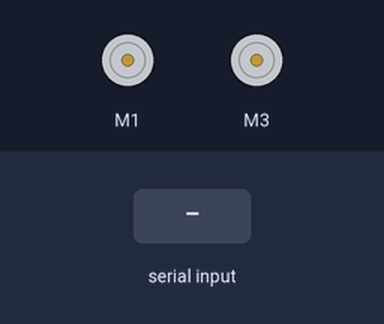
This sketch was run on a simulated Arduino Uno, built with avr-gcc and run on an emulated ATmega328P. On the bench: 2 × DC motor (green arrow = forward, orange = backward, longer = faster). The test bench sets the inputs (shaded band). What the sketch prints to the serial monitor is not drawn.

Above: at 1.2 s.
1.3 s: "g" received over the second serial link
At 2.5 s:
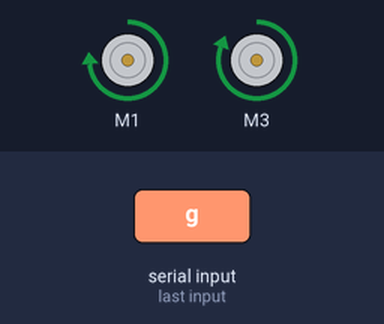
2.8 s: "b" received over the second serial link
At 3.7 s:
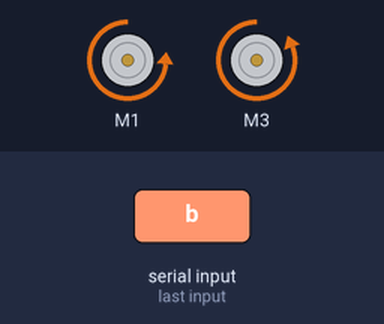
4.3 s: "l" received over the second serial link
At 4.9 s:
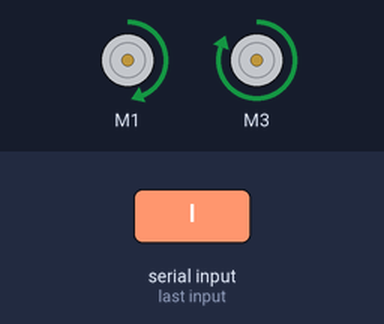
5.8 s: "r" received over the second serial link
At 7.0 s:
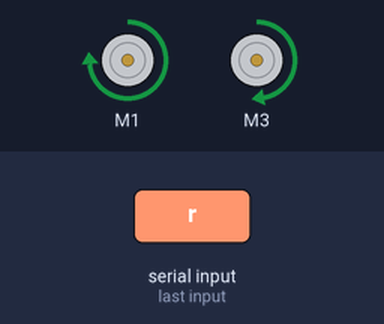
7.3 s: "q" received over the second serial link
At 8.3 s:
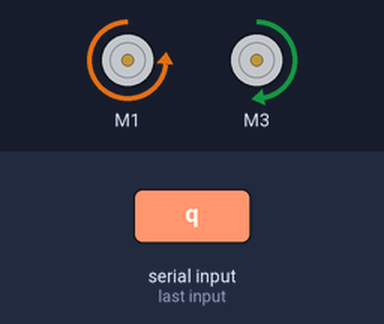
8.8 s: "w" received over the second serial link
At 9.5 s:
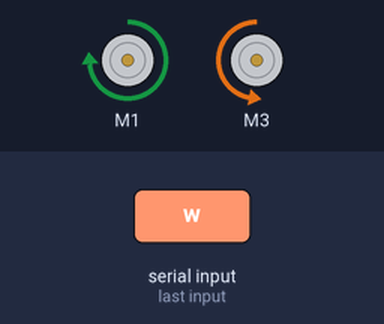
Timing chart, 0 to 11.3 s (numbered marks = the images above; inputs shaded):
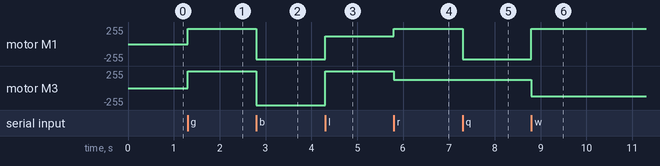

Measured:
- after the input at 1.3 s, motor M1: stopped → forward 228/255 at once; motor M3: stopped → forward 255/255 at once
- after the input at 2.8 s, motor M1: forward 228/255 → backward 228/255 at once; motor M3: forward 255/255 → backward 255/255 at once
- after the input at 4.3 s, motor M1: backward 228/255 → forward 114/255 at once; motor M3: backward 255/255 → forward 255/255 at once
- after the input at 5.8 s, motor M1: forward 114/255 → forward 228/255 at once; motor M3: forward 255/255 → forward 127/255 at once
- after the input at 7.3 s, motor M1: forward 228/255 → backward 228/255 at once
- after the input at 8.8 s, motor M1: backward 228/255 → forward 228/255 at once; motor M3: forward 127/255 → backward 127/255 at once

The sketch:

_________.ino
```cpp
/*
 Name:		Sketch3.ino
 Created:	2023-11-06 오후 5:09:54
 Author:	augus
*/

#include <SoftwareSerial.h>
#include <AFMotor.h>
AF_DCMotor motor_L(1);
AF_DCMotor motor_R(3);

#define BT_RXD A5
#define BT_TXD A4
SoftwareSerial bluetooth(BT_RXD, BT_TXD);

char rec_data;
bool rec_chk = false;

int i;
int j;
int Lspeed = 228;
int Rspeed = 255;

//초음파센서 출력핀(trig)과 입력핀(echo) 설정
int trigPin = A0;
int echoPin = A1;

void setup() {
    Serial.begin(9600);              // PC와의 시리얼 통신속도
    bluetooth.begin(9600);            // 스마트폰 블루투스 통신속도
    Serial.println("Eduino Smart Car Start!");

    pinMode(echoPin, INPUT);   // echoPin 입력
    pinMode(trigPin, OUTPUT);  // trigPin 출력

    // turn on motor
    motor_L.setSpeed(Lspeed);              // 왼쪽 모터의 속도
    motor_L.run(RELEASE);
    motor_R.setSpeed(Rspeed);              // 오른쪽 모터의 속도
    motor_R.run(RELEASE);
}


void loop() {

    if (bluetooth.available()) {         // 블루투스 명령 수신
        rec_data = bluetooth.read();
        Serial.write(rec_data);
        rec_chk = true;
    }

    if (rec_data == 'g') {  // 전진, go
        motor_L.run(FORWARD);  motor_R.run(FORWARD);
    }
    else if (rec_data == 'b') { // 후진, back
        motor_L.run(BACKWARD);  motor_R.run(BACKWARD);
    }
    else if (rec_data == 'l') { // 좌회전, Go Left
        motor_L.run(FORWARD);  motor_R.run(FORWARD);// 수정했음
        motor_L.setSpeed(Lspeed * 0.5);  motor_R.setSpeed(Rspeed);// 수정했음
    }
    else if (rec_data == 'r') { // 우회전, Go Right
        motor_L.run(FORWARD);  motor_R.run(FORWARD);// 수정했음
        motor_L.setSpeed(Lspeed);  motor_R.setSpeed(Rspeed * 0.5);//수정했음
    }
    else if (rec_data == 'q') { // 제자리 회전, Left Rotation
        motor_L.run(BACKWARD);   motor_R.run(FORWARD);
    }
    else if (rec_data == 'w') { // 제자리 회전, Right Rotation
        motor_L.run(FORWARD);   motor_R.run(BACKWARD);
    }
    else if (rec_data == 's') { // Stop
        motor_L.run(RELEASE);       motor_R.run(RELEASE);
    }


    if (rec_data == 'f') {       // 정지
        if (rec_chk == true) {
            for (i = 250; i >= 0; i = i - 20) {
                motor_L.setSpeed(i);  motor_R.setSpeed(i);
                delay(10);
            }

        }
    }


}


//#include <SoftwareSerial.h>
//#include <AFMotor.h>
//
//AF_DCMotor motor_L(1);
//AF_DCMotor motor_R(3);
//
//#define BT_RXD A5
//#define BT_TXD A4
//SoftwareSerial bluetooth(BT_RXD, BT_TXD);
//
//char rec_data;
//bool rec_chk = false;
//
//int Lspeed = 228;
//int Rspeed = 255;
//
//void setup() {
//    Serial.begin(9600);
//    bluetooth.begin(9600);
//    Serial.println("Eduino Smart Car Start!");
//
//    motor_L.setSpeed(Lspeed);
//    motor_L.run(RELEASE);
//    motor_R.setSpeed(Rspeed);
//    motor_R.run(RELEASE);
//}
//
//void loop() {
//    if (bluetooth.available()) {
//        rec_data = bluetooth.read();
//        Serial.write(rec_data);
//        rec_chk = true;
//
//        // 모터를 블루투스 신호에 따라 작동합니다.
//        if (rec_data == 'g') {
//            motor_L.run(FORWARD);
//            motor_R.run(FORWARD);
//        }
//        else if (rec_data == 'b') {
//            motor_L.run(BACKWARD);
//            motor_R.run(BACKWARD);
//        }
//        else if (rec_data == 'l') {
//            motor_L.run(RELEASE);
//            motor_R.run(FORWARD);
//        }
//        else if (rec_data == 'r') {
//            motor_L.run(FORWARD);
//            motor_R.run(RELEASE);
//        }
//        else if (rec_data == 'q') {
//            motor_L.run(BACKWARD);
//            motor_R.run(FORWARD);
//        }
//        else if (rec_data == 'w') {
//            motor_L.run(FORWARD);
//            motor_R.run(BACKWARD);
//        }
//        else if (rec_data == 's') {
//            motor_L.run(RELEASE);
//            motor_R.run(RELEASE);
//        }
//    }
//    else {
//        // 블루투스 신호를 받지 않을 때 모터를 정지시킵니다.
//        motor_L.run(RELEASE);
//        motor_R.run(RELEASE);
//    }
//
//    if (rec_data == 'f') {
//        if (rec_chk == true) {
//            for (int i = 250; i >= 0; i -= 20) {
//                motor_L.setSpeed(i);
//                motor_R.setSpeed(i);
//                delay(10);
//            }
//        }
//    }
//}
```
